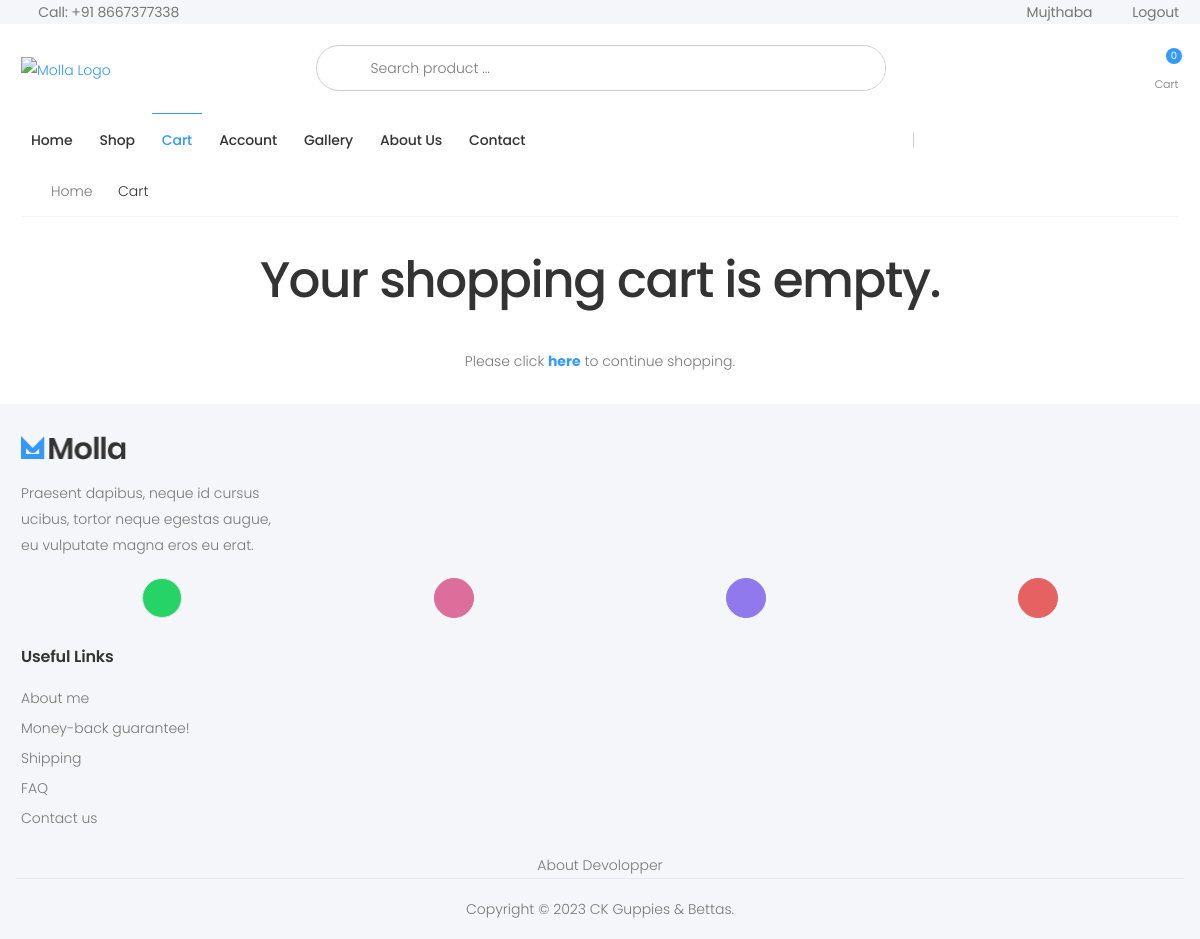
The page /cart/ (signed in) on the database as committed earlier.
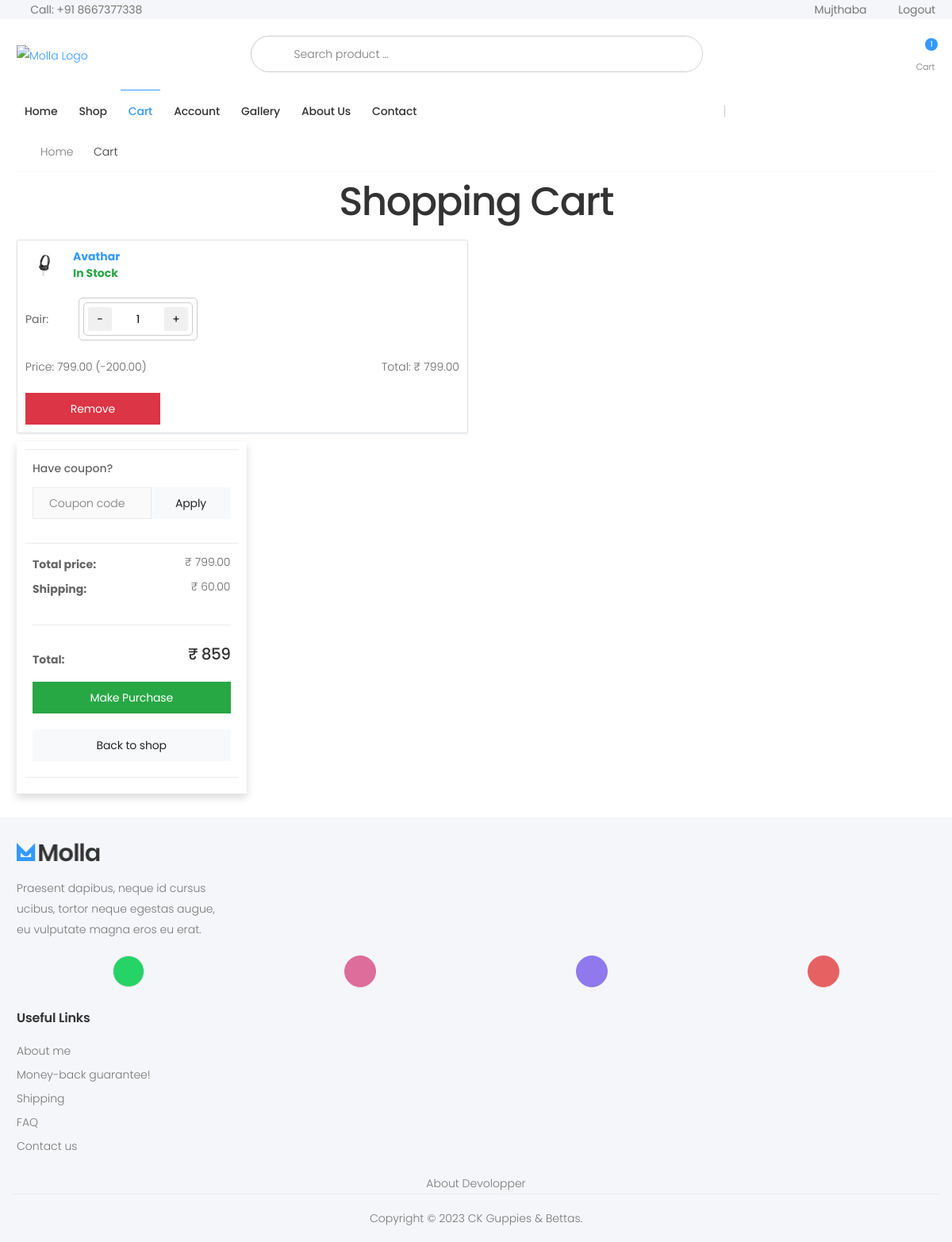
The same page on the database as committed later.
### store/models.py (models this page shows, shortened)
class OrderItem(models.Model):
	product = models.ForeignKey(Product, on_delete=models.SET_NULL, null=True)
	order = models.ForeignKey(Order, on_delete=models.SET_NULL, null=True)
	quantity = models.IntegerField(default=0, null=True, blank=True)
	date_added = models.DateTimeField(auto_now_add=True)
	@property
	def get_total(self):
		total = self.product.new_price * self.quantity
		return total

class Product(models.Model):
	digital = models.BooleanField(default=False,null=True, blank=True)
	name = models.CharField(max_length=250,unique=True)
	slug = models.SlugField(max_length=250,unique=True)
	description = models.TextField(blank=True)
	old_price = models.DecimalField(max_digits=7,blank=True, decimal_places=2)
	new_price = models.DecimalField(max_digits=7,blank=False, decimal_places=2)
	category = models.ForeignKey(Category,on_delete=models.CASCADE)
	image_1 = models.ImageField(upload_to='product')
	image_2 = models.ImageField(upload_to='product',blank=True)
	image_3 = models.ImageField(upload_to='product',blank=True)
	video_url = models.URLField(max_length=200, blank=True)
	stock = models.IntegerField()
	available = models.BooleanField(default=True)
	new = models.BooleanField(default=True)
	created = models.DateTimeField(auto_now_add=True)
	update = models.DateField(auto_now=True)
	def get_url(self):
		return reverse('store_app:proDetail',args=[self.category.slug,self.slug])
	def get_discounted_price(self):
		if self.old_price and self.new_price:
			diff = self.old_price - self.new_price
			discount_percentage = ((diff) / self.old_price) * 100
			percentage = int(round(discount_percentage))
			return dict(percentage=percentage, diff=diff)
		return None
	class Meta:
		ordering = ('name',)
		verbose_name = 'product'
		verbose_name_plural = 'products'
	@property
	def imageURL(self):
		try:
			url = self.image_1.url
		except:
			url = ''
		return url

class Order(models.Model):
	customer = models.ForeignKey(Customer, on_delete=models.SET_NULL, null=True, blank=True)
	date_ordered = models.DateTimeField(auto_now_add=True)
	complete = models.BooleanField(default=False)
	transaction_id = models.CharField(max_length=100, null=True)
	@property
	def get_cart_total(self):
		orderitems = self.orderitem_set.all()
		total = sum([item.get_total for item in orderitems])
		return total
	@property
	def get_cart_items(self):
		orderitems = self.orderitem_set.all()
		total = sum([item.quantity for item in orderitems])
		return total

### store/views.py (the view)
# urls.py: path('cart/', views.cart, name="cart"),
def cart(request):
	data = cartData(request)
	cartItems = data['cartItems']
	order = data['order']
	items = data['items']
	context = {'items':items, 'order':order, 'cartItems':cartItems}
	return render(request, 'store/cart.html', context)

### store/templates/store/Cart.html (shortened to what this page needs)
{% extends 'store/Base.html' %}
{% load static %}
{% block content %}
<link rel="stylesheet" href="{% static 'CSS/cart.css' %}">
<div class="container">
	<nav aria-label="breadcrumb" class="breadcrumb-nav mb-1">
		<div class="container-fluid">
			<ol class="breadcrumb">
				<li class="breadcrumb-item"><a href="{% url 'store_app:allProdCat' %}">Home</a></li>
				<li class="breadcrumb-item active" aria-current="page">Cart</li>
			</ol>
		</div>
	</nav>
	{% if not items %}
	<div>
		<div class="text-center mb-3">
			<br>
			<h1>Your shopping cart is empty.</h1>
			<p class="mt-4">Please click <a href="{% url 'store_app:allProdCat' %}"><b>here</b></a> to
				continue shopping.</p>
		</div>
	</div>
	{% else %}
	<div class="text-center mb-2">
		<h1>Shopping Cart</h1>
	</div>
	<div class="row g-3">
		{% for cart_item in items %}
			<div class="col-md-6">
				<div class="card border rounded shadow-sm">
					<div class="card-header m-3">
						<a href="{{cart_item.product.get_url}}">
							<div class="d-flex align-items-center">
								<img src="{{ cart_item.product.imageURL }}" alt="{{ cart_item.product.name }}"
									class="img-fluid" style="width: 50px;">
								<div class="ms-3 ml-3">
									<div>{{ cart_item.product.name }}</div>
									<div
										class="{% if cart_item.product.available and cart_item.product.stock > 0 %} text-success {% endif %}
												{% if not cart_item.product.available or cart_item.product.stock == 0 %} text-muted {% endif %}">
										{% if cart_item.product.available and cart_item.product.stock > 0 %}
										In Stock
										{% else %}
										Out of Stock
										{% endif %}
									</div>
								</div>
							</div>
						</a>
					</div>
					<div class="card-body">
						<div class="d-flex flex-row justify-content-between">
							<div class="details-filter-row details-row-size">
								<label for="qty">Pair:</label>
								<div class="product-details-quantity">
									 <div
										class="cart-item-counter">
										<div class="cart-item-counter">
											<button data-product="{{cart_item.product.id}}" data-action="remove"
												class="cart-decrement chg-quantity update-cart">-</button>
											<input id="cart-quantity" class="cart-quantity"
												value="{{ cart_item.quantity }}">
											<button data-quntity="{{cart_item.product.stock}}" data-product="{{cart_item.product.id}}" data-action="add"
												class="cart-increment chg-quantity update-cart">+</button>
										</div>
								</div>
							</div>
						</div>
					</div>
					<div class="d-flex flex-row justify-content-between">
						<div>Price: {{ cart_item.product.new_price }} (-{{ cart_item.product.get_discounted_price.diff }})
						</div>
						<div>Total: ₹ {{order.get_cart_total|floatformat:2}}</div>
					</div>
					<button type="button" class="btn btn-danger mt-2 update-cart" data-product="{{ cart_item.product.id }}" data-action="remove-all">Remove</button>
				</div>
			</div>
		{% endfor %}
	</div>
</div>
<aside class="col-lg-3 mb-3">
	<div class="card">
		<div class="card-body">
			<form id="couponForm">
				<div class="form-group">
					<label class="form-label">Have coupon?</label>
					<div class="input-group">
						<input type="text" class="form-control pr-2" name="couponCode" placeholder="Coupon code">
						<button type="submit" class="btn btn-light"
							style="max-width: 150px; min-width: 100px;">Apply</button>
					</div>
				</div>
			</form>
		</div>
	</div>
	<div class="card">
		<div class="card-body">
			<dl class="dlist-align">
				<dt>Total price:</dt>
				<dd class="text-end"> ₹ {{order.get_cart_total|floatformat:2}}</dd>
			</dl>
			<dl class="dlist-align">
				<dt>Shipping:</dt>
				<dd class="text-end"> ₹ 60.00 </dd>
			</dl>
			<hr>
			<dl class="dlist-align">
				<dt>Total:</dt>
				<dd class="text-end text-dark h5"> ₹ {{ order.get_cart_total|add:60}} </dd>
			</dl>
			<div class="d-grid gap-2 my-3">
				<a href="#" class="btn btn-success w-100 mb-2"> Make Purchase </a>
				<a href="/" class="btn btn-light w-100"> Back to shop </a>
			</div>
		</div>
	</div>
</aside>
{% endif %}
</div>
{% endblock %}

### store/templates/store/Base.html (shortened to what this page needs)
{% load static %}
<!DOCTYPE html>
<html lang="en">
<head>
    <link rel="stylesheet" href="{% static 'assets/vendor/line-awesome/line-awesome/line-awesome/css/line-awesome.min.css' %}">
    <link rel="stylesheet" href="{% static 'assets/css/bootstrap.min.css' %}">
    <link rel="stylesheet" href="{% static 'assets/css/plugins/owl-carousel/owl.carousel.css' %}">
    <link rel="stylesheet" href="{% static 'assets/css/plugins/magnific-popup/magnific-popup.css' %}">
    <link rel="stylesheet" href="{% static 'assets/css/plugins/jquery.countdown.css' %}">
    <link rel="stylesheet" href="{% static 'assets/css/style.css' %}">
    <link rel="stylesheet" href="{% static 'assets/css/skins/skin-demo-4.css' %}">
    <link rel="stylesheet" href="{% static 'assets/css/demos/demo-4.css' %}">
    <link rel="stylesheet" href="{% static 'assets/css/style2.css' %}">
</head>
<body>
    <div class="page-wrapper">
        <header class="header header-intro-clearance header-4">
            <div class="header-top">
                <div class="container">
                    <div class="header-left">
                        <a href="tel:#"><i class="icon-phone"></i>Call: +91 8667377338</a>
                    </div>
                    <div class="header-right">
                        <ul class="top-menu">
                            <li>
                                <ul>
									{% if user.is_authenticated %}
									<li><a href="#">{{user.username}}</a></li>
									<li><a href="{% url 'auth_app:logout' %}" id="signin-button">Logout</a></li>
									{% else %}
                                    <li><a href="{% url 'auth_app:register' %}" id="signup-button">Sign up</a></li>
                                    <li><a href="{% url 'auth_app:login' %}" id="signin-button">Sign in</a></li>
									{% endif %}
                                </ul>
                            </li>
                        </ul>
                    </div>
                </div>
            </div>
            <div class="header-middle">
                <div class="container">
                    <div class="header-left">
                        <a href="#" class="logo">
                            <img src="{% static 'assets/images/demos/demo-4/logo 19a.png' %}" alt="Molla Logo" width="180" height="25">
                        </a>
                    </div>
                    <div class="header-center">
                        <div class="header-search header-search-extended header-search-visible d-none d-lg-block">
							<form action="#" method="get">
                                <div class="header-search-wrapper search-wrapper-wide">
                                    <button class="btn btn-primary" type="submit"><i class="icon-search"></i></button>
                                    <input type="search" class="form-control" name="q" id="q" placeholder="Search product ..." required>
                                </div>
                            </form>
                        </div>
                    </div>
                    <div class="header-right">
                        <div class="dropdown cart-dropdown">
                            <a href="{% url 'store_app:cart' %}" class="dropdown-toggle">
                                <div class="icon">
                                    <i class="icon-shopping-cart"></i>
                                    <span class="cart-count">{{cartItems}}</span>
                                </div>
                                <p>Cart</p>
                            </a>
                        </div>
                    </div>
                </div>
            </div>
            <div class="header-bottom sticky-header">
                <div class="container">
                    <div class="header-center">
                        <nav class="main-nav">
                            <ul class="menu sf-arrows">
                                <li class="megamenu-container {% if request.path == '/' %}active{% endif %}">
                                    <a href="#">Home</a>
                                </li>
                                <li class="megamenu-container {% if request.path == '/shop/' %}active{% endif %}">
                                    <a href="{% url 'store_app:allProductListing' %}">Shop</a>
                                </li>
                                <li class="{% if request.path == '/cart/' %}active{% endif %}">
                                    <a href="#">Cart</a>
                                </li>
                                <li class="#">
                                    <a href="#">Account</a>
                                </li>
                                <li class="{% if request.path == '/gallery/' %}active{% endif %}">
                                    <a href="#">Gallery</a>
                                </li>
                                <li class="{% if request.path == '/about/' %}active{% endif %}">
                                    <a href="#">About Us</a>
                                </li>
                                <li class="{% if request.path == '/contact/' %}active{% endif %}">
                                    <a href="#">Contact</a>
                                </li>
                            </ul>
                        </nav>
                    </div>
                </div>
            </div>
        </header>
        {% block content %}{% endblock %}
        <footer class="footer">
            <div class="footer-middle">
                <div class="container">
                    <div class="row">
                        <div class="col-sm-6 col-lg-3">
                            <div class="widget widget-about">
                                <img src="{% static 'assets/images/demos/demo-4/logo-footer.png' %}" class="footer-logo"
                                    alt="Footer Logo" width="105" height="25">
                                <p>Praesent dapibus, neque id cursus ucibus, tortor neque egestas augue, eu vulputate
                                    magna eros eu erat. </p>
                            </div>
                        </div>
                        <div class="col-md-12">
                            <div class="social-icons social-icons-colored justify-content-around mb-3">
                                <a href="#" class="social-icon social-whatsapp" title="WhatsApp" target="_blank" style="background-color: #25d366;"><i class="icon-whatsapp"></i></a>
                                <a href="#" class="social-icon social-instagram" title="Instagram" target="_blank"><i class="icon-instagram"></i></a>
                                <a href="#" class="social-icon social-facebook" title="Facebook" target="_blank"><i class="icon-facebook-f"></i></a>
                                <a href="#" class="social-icon social-youtube" title="Youtube" target="_blank"><i class="icon-youtube"></i></a>
                            </div>
                        </div>
                        <div class="col-sm-6 col-lg-3">
                            <div class="widget">
                                <h4 class="widget-title">Useful Links</h4>
                                <ul class="widget-list">
                                    <li><a href="about/">About me</a></li>
                                    <li><a href="#">Money-back guarantee!</a></li>
                                    <li><a href="#">Shipping</a></li>
                                    <li><a href="faq/">FAQ</a></li>
                                    <li><a href="contact/">Contact us</a></li>
                                </ul>
                            </div>
                        </div>
                    </div>
                </div>
            </div>
            <div>
                <a href="#">
                    <p class="footer-copyright text-center">About Devolopper</p>
                </a>
            </div>
            <div class="footer-bottom">
                <div class="container">
                    <p class="footer-copyright text-center">Copyright © 2023 CK Guppies & Bettas.</p>
                </div>
            </div>
        </footer>
    </div>
</body>
</html>

Rows that differ between the two databases and show on the page:
added OrderItem: product.imageURL (picture), product.name "Avathar", shows "In Stock", quantity "1", product.new_price "799.00", product.get_discounted_price.diff "200.00"
now on this page (row unchanged): Order: get_cart_total "799.00", get_cart_total|add "859"
Other text that changed with them:
{{ cartItems }}: "0" → "1"
text no longer shown: "Your shopping cart is empty. Please click here to continue shopping."
text now shown: "Shopping Cart Have coupon? Apply Total price: ₹ Shipping: ₹ 60.00 Total: ₹ Make Purchase Back to shop"
